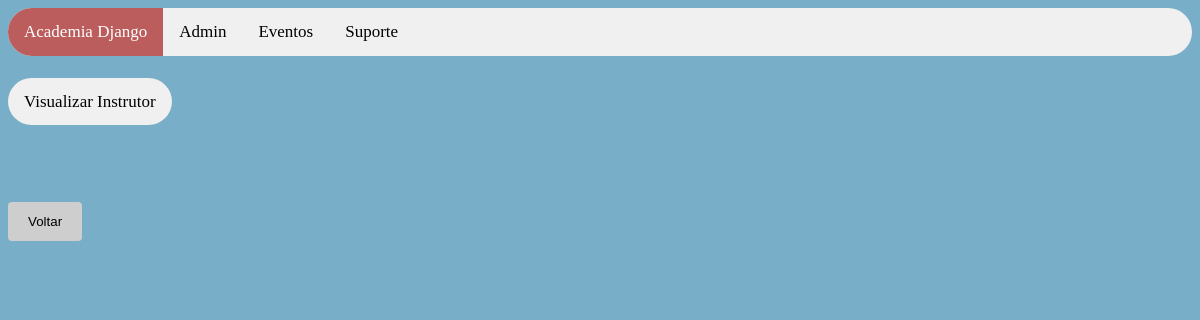
The app's page /sistema/visualizar_instrutor/9, older data.
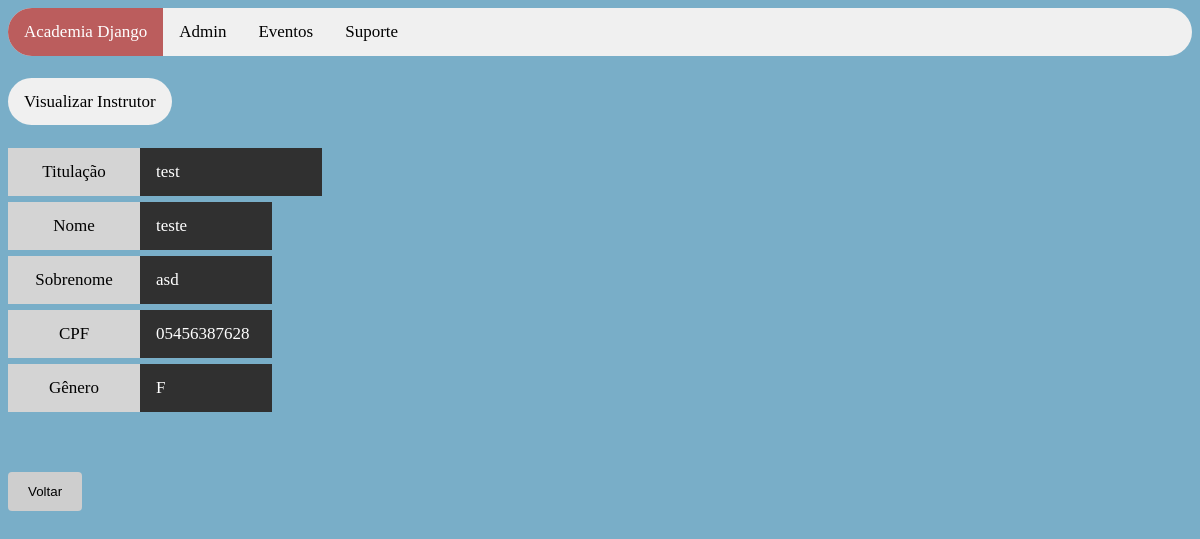
The same page, newer data.
### sistema/models.py (models this page shows)
class Instrutor(models.Model):
    titulacao = models.CharField(
        max_length = 100,
        null = False,
        blank = False
    )
    nome = models.CharField(
        max_length = 200,
        null = False,
        blank = False
    )
    sobrenome = models.CharField(
        max_length = 200,
        null = False,
        blank = False
    )
    telefone = models.CharField(
        max_length = 14,
        null = False,
        blank = False
    )
    cpf = models.CharField(
        max_length = 14,
        null = False,
        blank = False
    )
    genero_choices = (
        ("F", "Feminino"),
        ("M", "Masculino"),
        ("O", "Outro")
    )
    genero = models.CharField(
        max_length = 1,
        choices = genero_choices,
        null = True,
        blank = True
    )
    objects = models.Manager()

### sistema/views.py (the view)
# urls.py: path('visualizar_instrutor/<int:user_id>', views.visualizar_instrutor, name='visualizar_instrutor'),
def visualizar_instrutor(request, user_id):
    if request.method == 'GET':
        instrutor = Instrutor.objects.filter(id=user_id)
        contexto = {
            'instrutor': instrutor
        }
    return render(request, 'visualizar_instrutor.html', contexto)

### sistema/templates/visualizar_instrutor.html (shortened to what this page needs)
{% load static %}
 <!DOCTYPE html>
<html>
<head>
    <link rel="stylesheet" href=" {% static 'css/style.css' %} "/>
</head>
<body>
<div class="topnav">
    <a class="active" href="http://{{request.get_host}}/sistema/inicio">Academia Django</a>
    <a href="http://{{request.get_host}}/admin" target="_blank">Admin</a>
    <a href="#emconstrucao">Eventos</a>
    <a href="mailto:suporte@academiadjango.com">Suporte</a>
</div>
<br/><br/>
    <a style="background-color: #f0f0f0;color: #000; border-radius: 25px; padding: 14px 16px; text-align: center; float: center; font-size: 17px;"> Visualizar Instrutor </a>
<br/><br/><br/>
{% for instrutor in instrutor %}
<a style="background-color: #d4d4d4;color: #000; width: 100px; padding: 14px 16px; text-align: center; float: left; font-size: 17px;"> Titulação </a>
<a style="background-color: #303030;color: #fff; width: 150px; max-width: 500px; padding: 14px 16px; text-align: left; float: left; font-size: 17px;"> {{instrutor.titulacao}}  </a>
<br/><br/><br/>
<a style="background-color: #d4d4d4;color: #000; width: 100px; padding: 14px 16px; text-align: center; float: left; font-size: 17px;"> Nome </a>
<a style="background-color: #303030;color: #fff; width: 100px; padding: 14px 16px; text-align: left; float: left; font-size: 17px;"> {{instrutor.nome}}  </a>
<br/><br/><br/>
<a style="background-color: #d4d4d4;color: #000; width: 100px; padding: 14px 16px; text-align: center; float: left; font-size: 17px;"> Sobrenome </a>
<a style="background-color: #303030;color: #fff; width: 100px; padding: 14px 16px; text-align: left; float: left; font-size: 17px;"> {{instrutor.sobrenome}}  </a>
<br/><br/><br/>
<a style="background-color: #d4d4d4;color: #000; width: 100px; padding: 14px 16px; text-align: center; float: left; font-size: 17px;"> CPF </a>
<a style="background-color: #303030;color: #fff; width: 100px; padding: 14px 16px; text-align: left; float: left; font-size: 17px;"> {{instrutor.cpf}}  </a>
<br/><br/><br/>
<a style="background-color: #d4d4d4;color: #000; width: 100px; padding: 14px 16px; text-align: center; float: left; font-size: 17px;"> Gênero </a>
<a style="background-color: #303030;color: #fff; width: 100px; padding: 14px 16px; text-align: left; float: left; font-size: 17px;"> {{instrutor.genero}}  </a>
<br/><br/><br/>
{% endfor %}
<br/><br/><br/>
    <form action="http://{{request.get_host}}/sistema/inicio">
    <input type="submit" value="Voltar">
    </form>
</body>
</html>

Row changes from the older to the newer data that the page shows:
added Instrutor: titulacao "test", nome "teste", sobrenome "asd", cpf "05456387628", genero "F"
